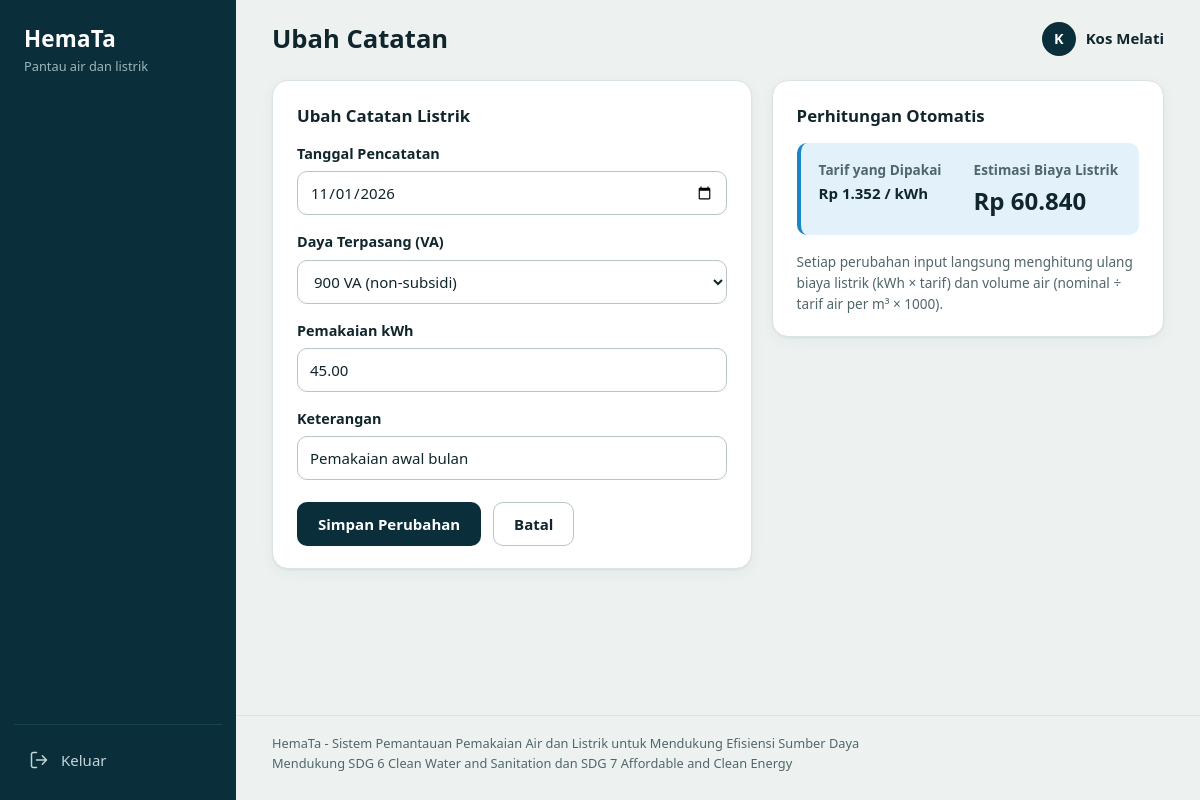
/edit_catatan.php?id=1 (signed in), run on the app's committed database.
### tables this page shows
CREATE TABLE `pemakaian` (
  `id` int NOT NULL,
  `user_id` int NOT NULL,
  `jenis` enum('listrik','air') NOT NULL,
  `daya_va` int NOT NULL DEFAULT '0',
  `kwh` decimal(10,2) NOT NULL DEFAULT '0.00',
  `tarif_per_kwh` decimal(12,2) NOT NULL DEFAULT '0.00',
  `liter` decimal(12,2) NOT NULL DEFAULT '0.00',
  `total_rupiah` decimal(14,2) NOT NULL DEFAULT '0.00',
  `keterangan` varchar(255) NOT NULL DEFAULT '',
  `tanggal` date NOT NULL
);

### includes/fungsi.php (called while the page is built, shortened)
<?php
function daftarGolongan()
{
    return array(
        "450" => array("daya" => 450, "tarif" => 415, "label" => "450 VA (subsidi)"),
        "900s" => array("daya" => 900, "tarif" => 605, "label" => "900 VA (subsidi)"),
        "900" => array("daya" => 900, "tarif" => 1352, "label" => "900 VA (non-subsidi)"),
        "1300" => array("daya" => 1300, "tarif" => 1444.7, "label" => "1300 VA"),
        "2200" => array("daya" => 2200, "tarif" => 1444.7, "label" => "2200 VA")
    );
}
function kodeGolongan($daya_va, $tarif)
{
    foreach (daftarGolongan() as $kode => $golongan) {
        if ($golongan['daya'] == (int) $daya_va && abs($golongan['tarif'] - (float) $tarif) < 0.01) {
            return (string) $kode;
        }
    }
    return "";
}

### edit_catatan.php (the view, shortened to what this page needs)
<?php
include("includes/header.php");
include("includes/fungsi.php");
include("includes/koneksi.php");
$id = isset($_GET['id']) ? (int) $_GET['id'] : 0;
$user_id = (int) $_SESSION['user_id'];
$daftar = daftarGolongan();
$cari = mysqli_query($koneksi, "SELECT * FROM pemakaian WHERE id='" . $id . "' AND user_id='" . $user_id . "'");
$catatan = mysqli_fetch_array($cari);
$kode_sekarang = kodeGolongan($catatan['daya_va'], $catatan['tarif_per_kwh']);
?>
<section class="dua-kolom">
    <div class="kartu">
        <h2>Ubah Catatan <?php echo $catatan['jenis'] == "listrik" ? "Listrik" : "Air"; ?></h2>
        <form method="POST" action="edit_catatan.php?id=<?php echo $id; ?>" id="<?php echo $catatan['jenis'] == "listrik" ? "form-listrik" : "form-air"; ?>" data-tipe="<?php echo $catatan['jenis']; ?>" data-tarif-air="<?php echo TARIF_AIR_PER_M3; ?>">
            <label for="tanggal">Tanggal Pencatatan</label>
            <input type="date" name="tanggal" id="tanggal" value="<?php echo htmlspecialchars($catatan['tanggal']); ?>">
            <?php if ($catatan['jenis'] == "listrik") { ?>
                <label for="daya_va">Daya Terpasang (VA)</label>
                <select name="daya_va" id="daya_va" required>
                    <?php foreach ($daftar as $kode_opsi => $golongan) { ?>
                        <option value="<?php echo $kode_opsi; ?>" data-tarif="<?php echo $golongan['tarif']; ?>" <?php echo (string) $kode_sekarang === (string) $kode_opsi ? "selected" : ""; ?>><?php echo $golongan['label']; ?></option>
                    <?php } ?>
                </select>
                <label for="kwh">Pemakaian kWh</label>
                <input type="number" inputmode="decimal" name="kwh" id="kwh" min="0.01" step="0.01" required value="<?php echo htmlspecialchars($catatan['kwh']); ?>">
            <?php } else { ?>
                <label for="nominal_rupiah">Nominal Pembayaran Air (Rp)</label>
                <input type="number" inputmode="numeric" name="nominal_rupiah" id="nominal_rupiah" min="1000" step="1000" required value="<?php echo htmlspecialchars($catatan['total_rupiah']); ?>">
            <?php } ?>
            <label for="keterangan">Keterangan</label>
            <input type="text" name="keterangan" id="keterangan" maxlength="255" value="<?php echo htmlspecialchars($catatan['keterangan']); ?>">
            <button type="submit" class="btn utama">Simpan Perubahan</button>
            <a href="riwayat.php" class="btn sekunder">Batal</a>
        </form>
    </div>
    <div class="kartu">
        <h2>Perhitungan Otomatis</h2>
        <div class="pratinjau" <?php echo $catatan['jenis'] == "listrik" ? 'id="pratinjau-listrik"' : 'id="pratinjau-air"'; ?>>
            <?php if ($catatan['jenis'] == "listrik") { ?>
                <div class="pratinjau-item">
                    <span class="label">Tarif yang Dipakai</span>
                    <strong id="pratinjau-tarif"><?php echo formatRupiah($catatan['tarif_per_kwh']); ?> / kWh</strong>
                </div>
                <div class="pratinjau-item">
                    <span class="label">Estimasi Biaya Listrik</span>
                    <strong id="pratinjau-total" class="besar"><?php echo formatRupiah($catatan['total_rupiah']); ?></strong>
                </div>
            <?php } ?>
        </div>
        <p class="catatan">Setiap perubahan input langsung menghitung ulang biaya listrik (kWh &times; tarif) dan volume air (nominal &divide; tarif air per m&sup3; &times; 1000).</p>
    </div>
</section>
<?php include("includes/footer.php"); ?>

### css/style.css (style rules this page uses)
:root { --kertas: #edf2f1; --permukaan: #ffffff; --permukaan-2: #f6f9f8; --tinta: #10262c; --tinta-2: #51666b; --garis: #dbe4e2; --garis-input: #b7c6c3; --sisi: #0a2e3a; --sisi-2: #15434f; --air: #1a86c8; --air-tua: #11608f; --air-muda: #e2f1fa; --listrik: #f2a900; --listrik-tua: #765000; --listrik-muda: #fdf1cf; --desimal: #b0382c; --merah: #b93a2e; --merah-muda: #fbe9e6; --hijau: #2f7d55; --hijau-muda: #e4f2ea; --radius: 16px; --bayang: 0 1px 2px rgba(10, 46, 58, 0.06), 0 4px 14px rgba(10, 46, 58, 0.05); --font: "Segoe UI Variable Text", "Segoe UI", system-ui, -apple-system, Roboto, "Helvetica Neue", Arial, sans-serif; --font-meter: "Cascadia Mono", "SF Mono", Consolas, "Roboto Mono", "Liberation Mono", monospace; --lebar-sisi: 236px; }
* { box-sizing: border-box; margin: 0; padding: 0; }
html { -webkit-text-size-adjust: 100%; -webkit-tap-highlight-color: transparent; }
body { font-family: var(--font); font-size: 15px; line-height: 1.55; color: var(--tinta); background: var(--kertas); min-height: 100vh; }
a { color: var(--air-tua); }
.kartu { background: var(--permukaan); border: 1px solid var(--garis); border-radius: var(--radius); box-shadow: var(--bayang); padding: 22px 24px; margin-bottom: 20px; }
.kartu h2 { font-size: 1.05rem; font-weight: 700; margin-bottom: 14px; }
.label { font-size: 0.85rem; font-weight: 600; color: var(--tinta-2); }
.dua-kolom { display: grid; grid-template-columns: minmax(0, 1.1fr) minmax(0, 0.9fr); gap: 20px; align-items: start; }
.dua-kolom .kartu { margin-bottom: 0; }
label { display: block; margin: 16px 0 6px; font-size: 0.9rem; font-weight: 600; }
form label:first-of-type, form input[type="hidden"] + label { margin-top: 0; }
input, select { width: 100%; height: 44px; padding: 0 12px; border: 1px solid var(--garis-input); border-radius: 10px; background: var(--permukaan); color: var(--tinta); font: inherit; }
input::placeholder { color: #8a9a95; }
.btn { display: inline-flex; align-items: center; justify-content: center; height: 44px; padding: 0 20px; border: 1px solid transparent; border-radius: 10px; font: inherit; font-weight: 600; text-decoration: none; cursor: pointer; transition: background-color 0.15s; }
.btn.utama { background: var(--sisi); color: #fff; }
.btn.sekunder { background: var(--permukaan); border-color: var(--garis-input); color: var(--tinta); }
form .btn { margin-top: 22px; }
form .btn + .btn { margin-left: 8px; }
.pratinjau { display: flex; flex-wrap: wrap; gap: 16px 32px; margin-bottom: 16px; padding: 16px 18px; background: var(--air-muda); border-left: 4px solid var(--air); border-radius: 10px; }
.pratinjau-item { display: flex; flex-direction: column; gap: 2px; }
.pratinjau-item strong { font-variant-numeric: tabular-nums; }
.pratinjau-item .besar { font-size: 1.5rem; }
.catatan { margin-top: 14px; font-size: 0.85rem; color: var(--tinta-2); max-width: 72ch; }

### data on the page
pemakaian: tanggal "11/01/2026", daya_va "900 VA (non-subsidi)", kwh "45.00", keterangan "Pemakaian awal bulan"

### other printed values
$judul_halaman "Ubah Catatan"
$inisial "K"
$_SESSION['nama'] "Kos Melati"
